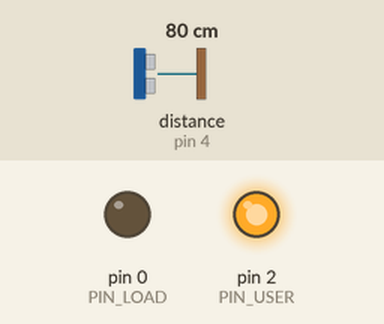
This sketch was run on a simulated Arduino Uno, built with avr-gcc and run on an emulated ATmega328P. On the bench: output pins drawn as LEDs (lit = HIGH). Wiring (inferred from the names in the program): ultrasonic range finder: trigger pin 3; echo pin 4. Inputs (shaded band) come from the test bench; at power-on: distance to the obstacle (sensor on pin 4) 80 cm. The echo pulse lasts 58.3 µs per cm; pins used as bus, display or sensor lines are not drawn.

Above: at 1.2 s.
1.3 s: distance to the obstacle (sensor on pin 4) set to 29 cm
2.8 s: distance to the obstacle (sensor on pin 4) set to 23 cm
At 3.32 s:
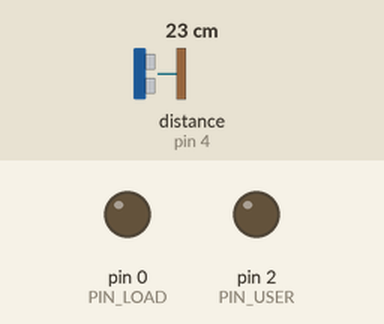
At 3.8 s:
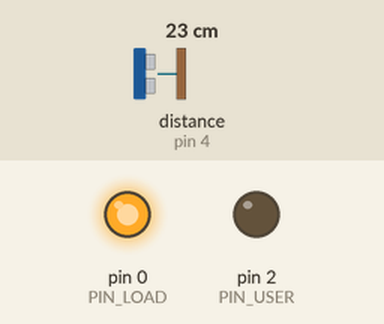
Timing chart, 0 to 5.8 s (numbered marks = the images above; inputs shaded):
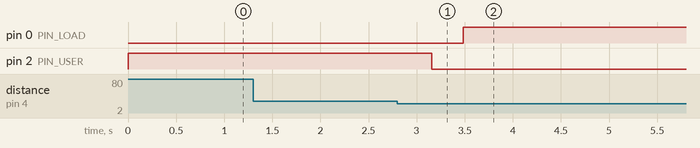

The sketch:

MiniLightingController.ino
```cpp
#include <Arduino.h>

// ATtiny13 core: https://github.com/MCUdude/MicroCore
// Core settings:
// 	ATtiny13 @ 9.6 MHz internal osc.
// 	Disable: SAFEMODE, ENABLE_MILLIS, ENABLE_MICROS, SETUP_ADC.
// 	Enable:  ADC_PRESCALER_DEFAULT, SETUP_PWM, PWM_PRESCALER_DEFAULT, PWM_FAST.

/*
avrdude -c usbasp -p t13 -e
avrdude -c usbasp -p t13 -U lfuse:w:0x7a:m -U hfuse:w:0xf9:m
avrdude -c usbasp -p t13 -U flash:w:firmware.hex:a
*/


constexpr uint8_t PIN_TRIG = 3;					// Пин запроса у HC-SR04.
constexpr uint8_t PIN_ECHO = 4;					// Пин ответа от HC-SR04.
constexpr uint8_t PIN_LOAD = 0;					// Пин ключа нагрузки.
constexpr uint8_t PIN_SW = 1;					// Пин внешней кнопки.
constexpr uint8_t PIN_USER = 2;					// Пин пользователя, A1 или 2.

constexpr uint8_t DISTANCE_ACTUATION_MIN = 15;	// Минимальное расстояние включения светодиода, в см.
constexpr uint8_t DISTANCE_ACTUATION_MAX = 200;	// Максимальное расстояние включения светодиода, в см.
constexpr uint8_t TIMEOUT_TIME = 32;			// Время тайм-аута опроса, когда препятствие не обнаружено, в миллисекундах.
constexpr uint8_t FADEIN_TICK = 20;				// Шагов за тик при повышении яркости. Если включено TIME_ALIGNMENT, то тик = TIMEOUT_TIME, иначе зависит от расстояния до объекта.
constexpr uint8_t FADEOUT_TICK = 1;				// Шагов за тик при понижении яркости. Если включено TIME_ALIGNMENT, то тик = TIMEOUT_TIME, иначе зависит от расстояния до объекта.
#define TIME_ALIGNMENT							// Выравнивает время между опросами, но тратит 80 байт кода.
constexpr uint8_t NOISE_REDUCTION = 10;			// Кол-во успешных считываний (расстояние в указанном диапазоне) перед включением светодиода.
#define IF_ON_THEN_ON							// Если разкомментировано, то в случае начала включения свет будет включатся, даже если расстояние до объекта выйдет за допустимые границы.
constexpr uint16_t DELAY_TO_OFF = 10000;		// Время задержки перед выключением после пропадания сигнала включения, в миллисекундах.
//#define BUTTON_INVERTED						// Если разкомментировано, то принуительное включение происходит при размыкании кнопки.

enum STATE : uint8_t
{
	STATE_OFF,
	STATE_FADEOUT,
	STATE_FADEIN,
	STATE_ON
};
STATE PWMState = STATE_OFF;
int16_t PWMLevel = 0;
volatile bool ForceEnable = false;
uint16_t CountReadingsDistance = 0;


inline uint16_t GetDistance();
inline void OnSwitchChange();


void setup()
{
	pinMode(PIN_TRIG, OUTPUT);
	pinMode(PIN_ECHO, INPUT);
	pinMode(PIN_LOAD, OUTPUT);
	pinMode(PIN_SW, INPUT);
	pinMode(PIN_USER, OUTPUT);

	digitalWrite(PIN_USER, HIGH);

	attachInterrupt(digitalPinToInterrupt(PIN_SW), OnSwitchChange, CHANGE);
	sei();

	return;
}

void loop()
{
	uint16_t distance = (ForceEnable == false) ? GetDistance() : DISTANCE_ACTUATION_MIN;

	// Т.к. при принудительном включении задержки, создаваемой функцией GetDistance() нету, то моментально яркость возрастает до 255.
	if(ForceEnable == true)
	{
		delay(TIMEOUT_TIME);
	}

	if(distance >= DISTANCE_ACTUATION_MIN && distance <= DISTANCE_ACTUATION_MAX)
	{
		if(PWMState == STATE_OFF || PWMState == STATE_FADEOUT)
		{
			if(++CountReadingsDistance >= NOISE_REDUCTION || ForceEnable == true)
			{
				if(ForceEnable == true)
				{
					CountReadingsDistance = DELAY_TO_OFF / TIMEOUT_TIME;
				}

				PWMState = STATE_FADEIN;
				digitalWrite(PIN_USER, LOW);
			}
		}
		if(PWMState == STATE_ON)
		{
			CountReadingsDistance = DELAY_TO_OFF / TIMEOUT_TIME;
		}
	}
	else
	{
#ifdef IF_ON_THEN_ON
		if(PWMState == STATE_ON)
#else
		if(PWMState == STATE_ON || PWMState == STATE_FADEIN)
#endif
		{
			if(--CountReadingsDistance == 0)
			{
				PWMState = STATE_FADEOUT;
				digitalWrite(PIN_USER, HIGH);
			}
		}

		// Принудительно чистим переменную, если свет не должен включатся, но пролетела муха (CountReadingsDistance > 0)
		if(PWMState == STATE_OFF && CountReadingsDistance > 0)
		{
			CountReadingsDistance = 0;
		}
	}

	switch(PWMState)
	{
		case STATE_FADEIN:
		{
			if(PWMLevel < 255)
			{
				PWMLevel += (PWMLevel + FADEIN_TICK <= 255) ? FADEIN_TICK : 255 - PWMLevel;
			}
			else
			{
				PWMState = STATE_ON;
			}

			break;
		}
		case STATE_FADEOUT:
		{
			if(PWMLevel > 0)
			{
				PWMLevel -= (PWMLevel - FADEOUT_TICK >= 0) ? FADEOUT_TICK : PWMLevel;
			}
			else
			{
				PWMState = STATE_OFF;
			}

			break;
		}
		default:
		{
			break;
		}
	}

	uint8_t crt = 0;
	if(PWMLevel > 0)
	{
		crt = ((uint32_t)PWMLevel * (uint32_t)PWMLevel * (uint32_t)PWMLevel + 130305UL) >> 16;
	}
	analogWrite(PIN_LOAD, crt);

	return;
}

// Получение расстояния в см.
inline uint16_t GetDistance()
{
	digitalWrite(PIN_TRIG, HIGH);
	delayMicroseconds(10);
	digitalWrite(PIN_TRIG, LOW);

	uint32_t um = pulseIn(PIN_ECHO, HIGH, TIMEOUT_TIME * 60);
#ifdef TIME_ALIGNMENT
	delay( (TIMEOUT_TIME - (um / 1000)) );
#endif

	return ((335UL * um) / 10000UL);
}

// Прерывание изменение состояния выключателя.
inline void OnSwitchChange()
{
#ifdef BUTTON_INVERTED
	ForceEnable = (digitalRead(PIN_SW) == HIGH) ? true : false;
#else
	ForceEnable = (digitalRead(PIN_SW) == HIGH) ? false : true;
#endif

	return;
}
```

Measured:
- the behaviour switches between 26 and 25 cm on distance to the obstacle (sensor on pin 4) (found by bisection; images 0 and 1)
- after the input at 1.3 s, every drawn part: stays the same
- after the input at 2.8 s, pin 0 (PIN_LOAD): LOW → HIGH after 0.68 s; pin 2 (PIN_USER): HIGH → LOW after 0.36 s
